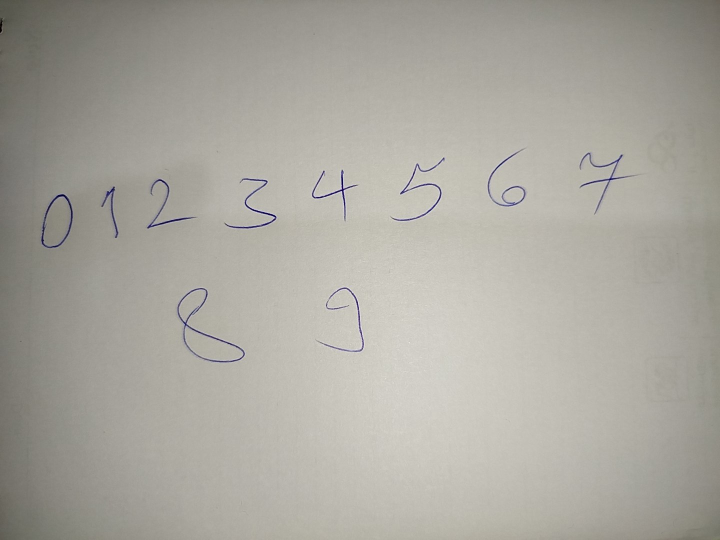
#> input picture S2/S2-01/img.jpg, 1440 x 1080 px (shown at 1/2 size)
$ python S2-01.py
#> lines starting #> are read from the running program, lines starting #| are printed output that depends on the picture
"""
File: S2-01.py
Author: Meysam Yavarikhoo
Date: 2024/05/28
Version: 1.0.0
License: GPLv3
Description: A simple Python script to image slicing
"""

import numpy as np
import cv2

img = cv2.imread('img.jpg', 0)
#> img: shape (1080, 1440); min 0, max 238, mean 166.6


def SliceImg(y1, y2, x1, x2):
#> called with y1 = 370, y2 = 520, x1 = 70, x2 = 160
    Slice = img[y1:y2, x1:x2]
    Resize = cv2.resize(Slice, (28, 28))
    Numpy = np.array(Resize)
    Flat = Numpy.flatten()
#> Flat = 784 values, max 158 at index 132, min 20 at index 564, mean 131.9
    return Flat


num0 = SliceImg(370,520,70,160)
#> num0 has the same summary as Flat in SliceImg
num1 = SliceImg(350,500,180,270)
#> num1 = 784 values, max 161 at index 435, min 29 at index 154, mean 147.3
num2 = SliceImg(335,485,270,400)
#> num2 = 784 values, max 180 at index 554, min 11 at index 551, mean 157.2
num3 = SliceImg(335,485,440,570)
#> num3 = 784 values, max 205 at index 494, min 11 at index 497, mean 174.8
num4 = SliceImg(320,465,610,730)
#> in SliceImg (call 5), `Slice = img[y1:y2, x1:x2]`:
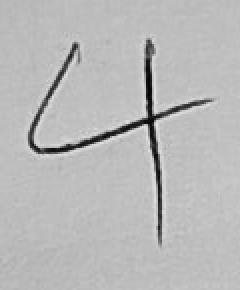
#> Slice: shape (145, 120) (shown 2 times larger); min 1, max 232, mean 184.8
#> in SliceImg (call 5), `Flat = Numpy.flatten()`: Flat = 784 values, max 211 at index 354, min 11 at index 241, mean 183.8
#> num4 has the same summary as Flat in SliceImg
num5 = SliceImg(305,455,760,910)
#> num5 = 784 values, max 213 at index 607, min 42 at index 400, mean 188.8
num6 = SliceImg(280,430,960,1070)
#> in SliceImg (call 7), `Slice = img[y1:y2, x1:x2]`:
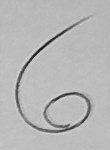
#> Slice: shape (150, 110); min 22, max 220, mean 182.8
#> in SliceImg (call 7), `Flat = Numpy.flatten()`: Flat = 784 values, max 206 at index 314, min 35 at index 235, mean 181.6
#> num6 has the same summary as Flat in SliceImg
num7 = SliceImg(290,440,1145,1285)
#> in SliceImg (call 8), `Slice = img[y1:y2, x1:x2]`:
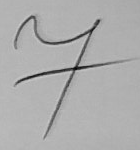
#> Slice: shape (150, 140); min 6, max 201, mean 173.2
#> in SliceImg (call 8), `Flat = Numpy.flatten()`: Flat = 784 values, max 200 at index 240, min 24 at index 158, mean 173.5
#> num7 has the same summary as Flat in SliceImg
num8 = SliceImg(570,730,330,500)
#> in SliceImg (call 9), `Slice = img[y1:y2, x1:x2]`:
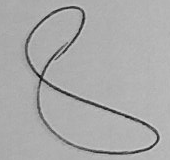
#> Slice: shape (160, 170); min 8, max 211, mean 170.3
#> in SliceImg (call 9), `Resize = cv2.resize(Slice, (28, 28))`:
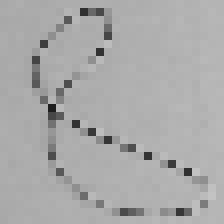
#> Resize: shape (28, 28) (shown 8 times larger); min 29, max 195, mean 170
#> in SliceImg (call 9), `Flat = Numpy.flatten()`: Flat = 784 values, max 195 at index 698, min 29 at index 370, mean 170
#> num8 has the same summary as Flat in SliceImg
num9 = SliceImg(560,720,610,760)
#> in SliceImg (call 10), `Slice = img[y1:y2, x1:x2]`:
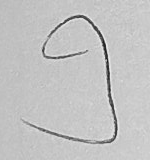
#> Slice: shape (160, 150); min 23, max 238, mean 194.4
#> in SliceImg (call 10), `Resize = cv2.resize(Slice, (28, 28))`:
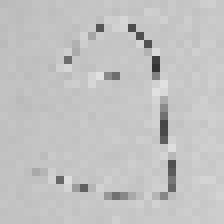
#> Resize: shape (28, 28) (shown 8 times larger); min 52, max 224, mean 194.5
#> in SliceImg (call 10), `Flat = Numpy.flatten()`: Flat = 784 values, max 224 at index 300, min 52 at index 243, mean 194.5
#> num9 has the same summary as Flat in SliceImg

Numbers = np.column_stack((num0, num1, num2, num3, num4, num5, num6, num7, num8, num9))
Numbers.tofile('img.csv', sep=',')
